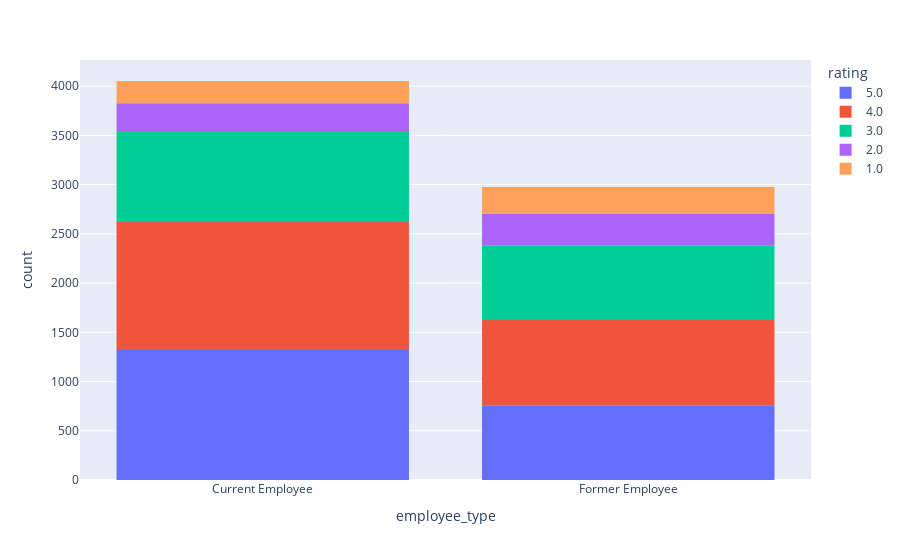

Notebook code cell kept with this figure:
### Markdown cell above
#### Employee type vs rating

### Code cell
px.histogram(fedex_df, x="employee_type", color="rating")

### Figure 1 — Plotly figure (JSON) as saved in the notebook; plotly's stock layout.template omitted (floating-point values rounded to 4 significant figures; data arrays with more than 128 entries replaced by an {"elided": "..."} marker saying what was removed)
{"data": [{"alignmentgroup": "True", "bingroup": "x", "hovertemplate": "rating=5.0<br>employee_type=%{x}<br>count=%{y}<extra></extra>", "legendgroup": "5.0", "marker": {"color": "#636efa", "pattern": {"shape": ""}}, "name": "5.0", "offsetgroup": "5.0", "orientation": "v", "showlegend": true, "type": "histogram", "x": {"elided": "2081 str values"}, "xaxis": "x", "yaxis": "y"}, {"alignmentgroup": "True", "bingroup": "x", "hovertemplate": "rating=4.0<br>employee_type=%{x}<br>count=%{y}<extra></extra>", "legendgroup": "4.0", "marker": {"color": "#EF553B", "pattern": {"shape": ""}}, "name": "4.0", "offsetgroup": "4.0", "orientation": "v", "showlegend": true, "type": "histogram", "x": {"elided": "2164 str values"}, "xaxis": "x", "yaxis": "y"}, {"alignmentgroup": "True", "bingroup": "x", "hovertemplate": "rating=3.0<br>employee_type=%{x}<br>count=%{y}<extra></extra>", "legendgroup": "3.0", "marker": {"color": "#00cc96", "pattern": {"shape": ""}}, "name": "3.0", "offsetgroup": "3.0", "orientation": "v", "showlegend": true, "type": "histogram", "x": {"elided": "1682 str values"}, "xaxis": "x", "yaxis": "y"}, {"alignmentgroup": "True", "bingroup": "x", "hovertemplate": "rating=2.0<br>employee_type=%{x}<br>count=%{y}<extra></extra>", "legendgroup": "2.0", "marker": {"color": "#ab63fa", "pattern": {"shape": ""}}, "name": "2.0", "offsetgroup": "2.0", "orientation": "v", "showlegend": true, "type": "histogram", "x": {"elided": "604 str values"}, "xaxis": "x", "yaxis": "y"}, {"alignmentgroup": "True", "bingroup": "x", "hovertemplate": "rating=1.0<br>employee_type=%{x}<br>count=%{y}<extra></extra>", "legendgroup": "1.0", "marker": {"color": "#FFA15A", "pattern": {"shape": ""}}, "name": "1.0", "offsetgroup": "1.0", "orientation": "v", "showlegend": true, "type": "histogram", "x": {"elided": "496 str values"}, "xaxis": "x", "yaxis": "y"}], "layout": {"barmode": "relative", "legend": {"title": {"text": "rating"}, "tracegroupgap": 0}, "margin": {"t": 60}, "xaxis": {"anchor": "y", "domain": [0, 1], "title": {"text": "employee_type"}}, "yaxis": {"anchor": "x", "domain": [0, 1], "title": {"text": "count"}}}}
